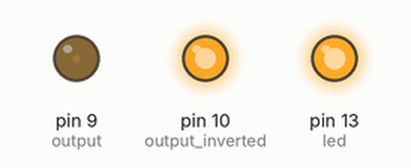
Bench run of a sketch on a simulated Arduino Uno, built with avr-gcc and run on an emulated ATmega328P. Parts: output pins drawn as LEDs (lit = HIGH).

Above: at 0.05 s.
At 38.9 s:
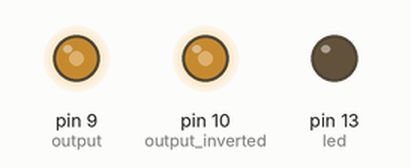
Timing chart, 0 to 50.6 s (numbered marks = the images above):
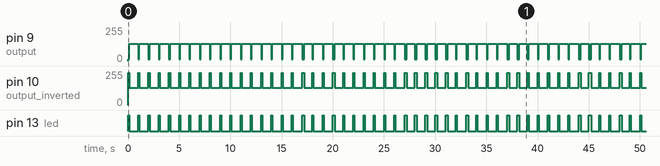

The sketch:

dcf77_transmitter.ino
```cpp
/*
 * Author: Clemens Valens (www.polyvalens.com)
 * Book: Mastering Microcontrollers Helped By Arduino
 * WWW: www.elektor.com/arduinobook
 * ISBN: 978-1-907920-23-3
 *
 * dcf77 transmitter
 */

//#define _CHECK_OUTPUT_

int output = 9;
int output_inverted = 10;
int led = 13;
int frequency = 206;
int am = 10;
String bits;
uint8_t utc_offset = 2;
uint8_t seconds = 0;
uint8_t minutes = 40;
uint8_t hours = 17;
uint8_t day_of_week = 4;
uint8_t day_of_month = 6;
uint8_t month = 9;
uint8_t year = 12;

uint8_t days_in_month[12] =
{
  31, 28, 31, 30, 31, 30, 31, 31, 30, 31, 30, 31
};

uint8_t to_bcd(uint8_t value)
{
  // Maximum value is 99.
  if (value>99) value = 99;
  uint8_t tens = value/10;
  uint8_t units = value - tens*10;
  return (tens<<4) | units;
}

uint8_t sentence_add_value(uint8_t value, uint8_t nr_of_bits, String &str)
{
  uint8_t i;
  uint8_t parity = 0;
  uint8_t bcd_value = to_bcd(value);
  for (i=0; i<nr_of_bits; i++)
  {
    if ((bcd_value&1)!=0)
    {
      str += '1';
      parity ^= 1;
    }
    else str += '0';
    bcd_value >>= 1;
  }
  return parity;
}

void sentence_build(String &str)
{
  char parity;
  str = "00000000000000000"; // set bits 0 to 16 to 0
  if (utc_offset==2) str += "10";
  else str += "01";
  str += "01"; // add fixed bits 19 & 20
  parity = sentence_add_value(minutes,7,str);
  str += char('0'+parity);
  parity = sentence_add_value(hours,6,str);
  str += char('0'+parity);
  parity = sentence_add_value(day_of_month,6,str);
  parity ^= sentence_add_value(day_of_week,3,str);
  parity ^= sentence_add_value(month,5,str);
  parity ^= sentence_add_value(year,8,str);
  str += char('0'+parity);
}

boolean parity(String str, char parity_bit)
{
  unsigned int i;
  int parity = 0;
  for (i=0; i<str.length(); i++)
  {
    if (str[i]=='1') parity ^= 1;
  }
  return (parity+0x30 == parity_bit);
}

boolean verify(String str)
{
  if (str.length()!=59) return false;
  if (str[20]!='1') return false;
  if (parity(str.substring(21,28),str[28])==false) return false;
  if (parity(str.substring(29,35),str[35])==false) return false;
  if (parity(str.substring(36,58),str[58])==false) return false;
  return true;
}

int decode_bcd(String str)
{
  unsigned int i;
  int power_of_two;
  int power_of_ten = 1;
  int result = 0;
  for (i=0; i<str.length(); i++)
  {
    power_of_two = 1<<(i&0x3);
    result += (str[i]-'0')*power_of_two*power_of_ten;
    if (power_of_two==8) power_of_ten *= 10;
  }
  return result;
}

boolean decode_time(String &str)
{
  if (verify(str)==false) return false;
  minutes = decode_bcd(str.substring(21,28));
  hours = decode_bcd(str.substring(29,35));
  day_of_month = decode_bcd(str.substring(36,42));
  day_of_week = decode_bcd(str.substring(42,45));
  month = decode_bcd(str.substring(45,50));
  year = decode_bcd(str.substring(50,58));
  return true;
}

void time_tick(void)
{
  seconds += 1;
  if (seconds>59)
  {
    seconds = 0;
    minutes += 1;
    if (minutes>59)
    {
      minutes = 0;
      hours += 1;
      if (hours>23)
      {
        hours = 0;
        day_of_week += 1;
        if (day_of_week>7) day_of_week = 1;
        day_of_month += 1;
        if (day_of_month>days_in_month[month])
        {
          // Does not handle leap years.
          day_of_month = 1;
          month += 1;
          if (month>12)
          {
            month = 1;
            year += 1;
          }
        }
      }
    }
  }
}

void setup(void)
{
#ifdef _CHECK_OUTPUT_
  Serial.begin(115200);
#endif /* _CHECK_OUTPUT_ */

  pinMode(output,OUTPUT);
  pinMode(output_inverted,OUTPUT);
  pinMode(led,OUTPUT);
  digitalWrite(led,LOW);

  // Timer1, PWM mode 14, prescale factor of 1
  // OC1A normal, OC1B inverted.
  TCCR1A = _BV(COM1A1) | _BV(COM1B1) | _BV(COM1B0) | _BV(WGM11);
  TCCR1B = _BV(WGM13) | _BV(WGM12) | _BV(CS10);
  ICR1 = frequency;
  OCR1A = ICR1 >> 1; // 50%
  OCR1B = OCR1A; // 50%

  seconds = 0;
}

void loop(void)
{
  sentence_build(bits);

#ifdef _CHECK_OUTPUT_
  Serial.print(bits);
  if (decode_time(bits)==false) Serial.print(" *");
  Serial.print(' ');
  Serial.print(hours);
  Serial.print(':');
  Serial.print(minutes);
  Serial.print(' ');
  Serial.print(day_of_month);
  Serial.print('/');
  Serial.print(month);
  Serial.print("/20");
  Serial.println(year);
#endif /* _CHECK_OUTPUT_ */

  uint8_t bit_length = 0;
  if (seconds<59)
  {
    bit_length = 100 << (bits[seconds]-'0');
    OCR1A = am; // 25% of full amplitude
    OCR1B = OCR1A;
    digitalWrite(led,HIGH);
    delay(bit_length);
    digitalWrite(led,LOW);
    OCR1A = ICR1 >> 1; // 100%, 50% duty cycle
    OCR1B = OCR1A;
  }
  delay(1000-bit_length);
  time_tick();
}
```

Measured:
- by itself, pin 9 (output): moves between 12/255 and 128/255, repeating every 38.9 s
- by itself, pin 10 (output_inverted): moves between 128/255 and 243/255, repeating every 38.9 s
- by itself, pin 13 (led): moves between LOW and HIGH, repeating every 38.9 s
